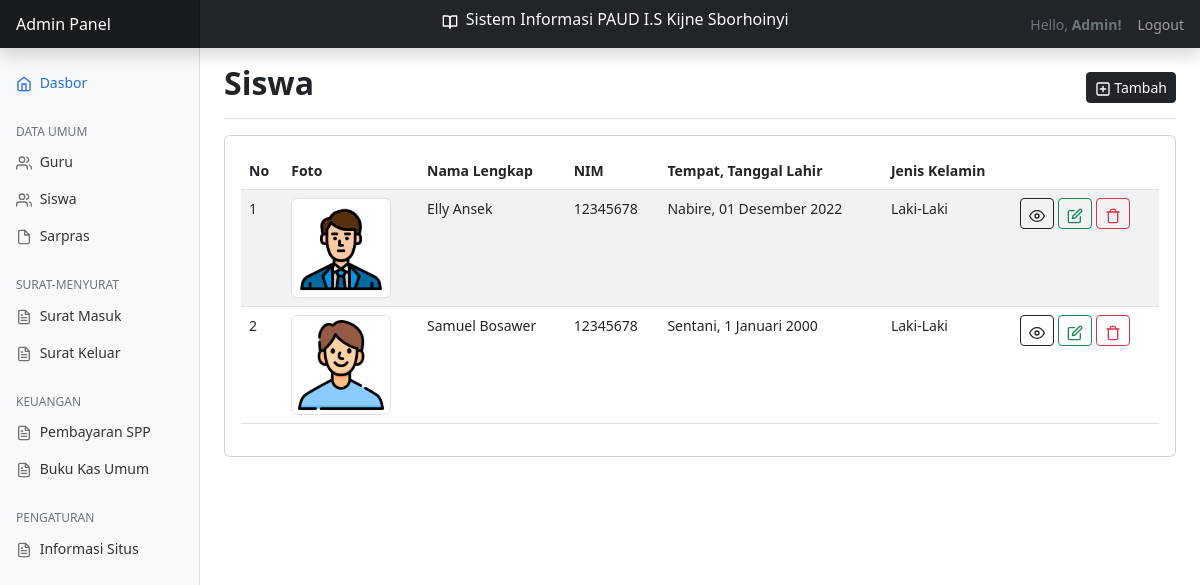
The app's page /?page=siswa (signed in), older data.
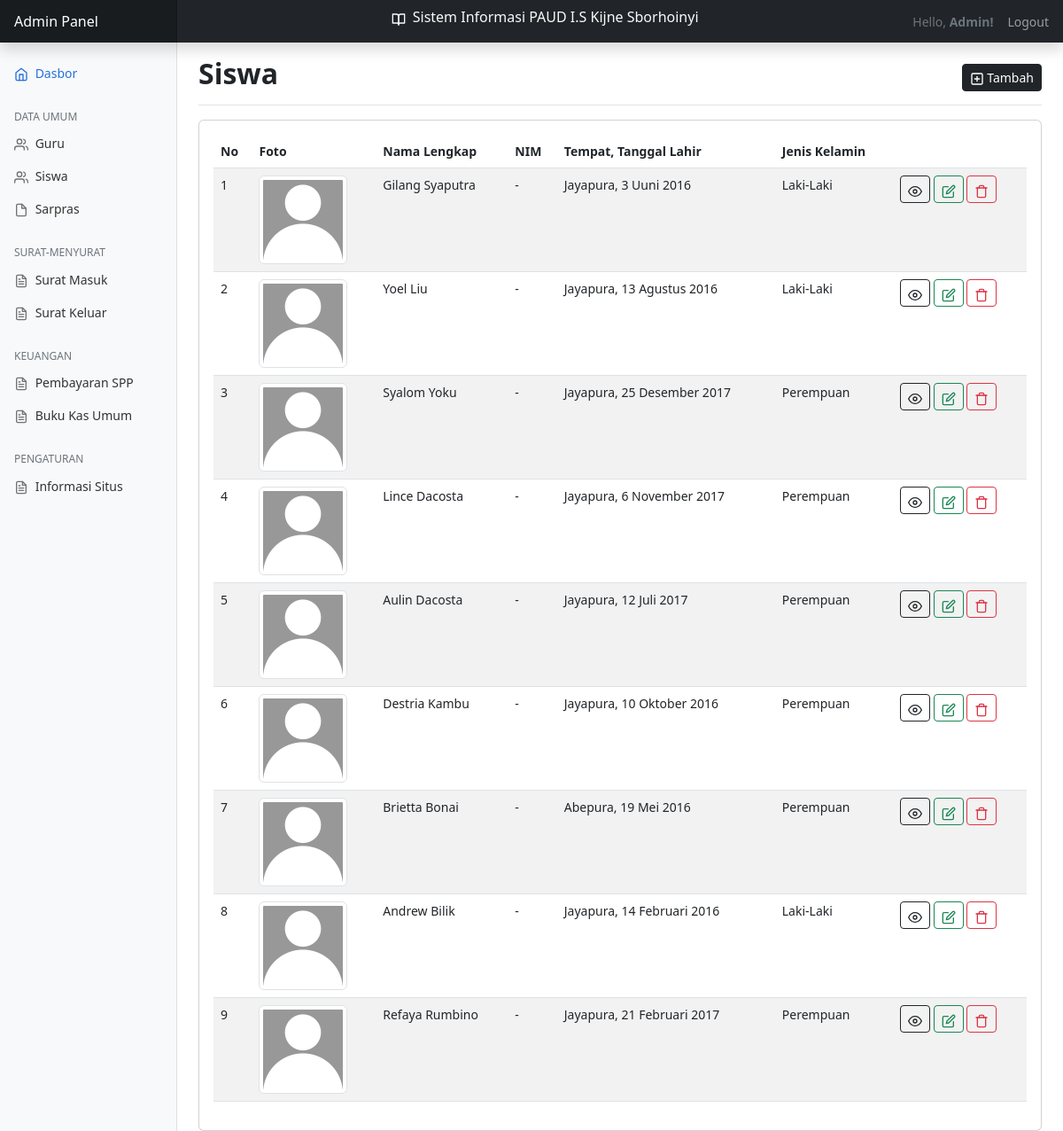
The same page, newer data.
### tables this page shows
CREATE TABLE `siswa` (
  `id` int(11) NOT NULL,
  `nama_lengkap` varchar(50) NOT NULL,
  `foto` varchar(50) NOT NULL,
  `nim` varchar(15) NOT NULL,
  `tmp_tgl_lahir` varchar(30) NOT NULL,
  `jenis_kelamin` enum('Laki-Laki','Perempuan') NOT NULL
);

### views/siswa/baca.php (the view, shortened to what this page needs)
<main class="col-md-9 ms-sm-auto col-lg-10 px-md-4">
    <div class="d-flex justify-content-between flex-wrap flex-md-nowrap align-items-center pt-3 pb-2 mb-3 border-bottom">
        <h1 class="h2 fw-bold">Siswa</h1>
        <div class="btn-toolbar mb-2 mb-md-0">
            <a href="?page=siswa&action=tambah" class="btn btn-sm btn-dark">
                <span data-feather="plus-square" class="align-text"></span> Tambah
            </a>
        </div>
    </div>
    <div class="row">
        <div class="col-12">
            <div class="card">
                <div class="card-body">
                    <div class="row">
                        <div class="col-lg-12">
                            <table id="example" class="table table-striped table-hover" style="width:100%">
                                <thead>
                                    <tr>
                                        <th>No</th>
                                        <th>Foto</th>
                                        <th>Nama Lengkap</th>
                                        <th>NIM</th>
                                        <th>Tempat, Tanggal Lahir</th>
                                        <th>Jenis Kelamin</th>
                                        <th></th>
                                    </tr>
                                </thead>
                                <tbody>
                                    <?php
                                        include __DIR__ . '../../../config/database.php';
                                        $rows = mysqli_query($conn, "SELECT * FROM siswa ORDER BY id DESC");
                                        $i = 1;
                                    ?>
                                    <?php foreach ($rows as $row) : ?>
                                    <tr>
                                        <td><?php echo $i++;  ?></td>
                                        <td><img src="./images/siswa/<?php echo $row["foto"] ? $row["foto"] : 'no-image.png';  ?>" alt="User Picture" class="img img-thumbnail" width="100px"></td>
                                        <td><?php echo $row["nama_lengkap"];  ?></td>
                                        <td><?php echo $row["nim"];  ?></td>
                                        <td><?php echo $row["tmp_tgl_lahir"];  ?></td>
                                        <td><?php echo $row["jenis_kelamin"];  ?></td>
                                        <td>
                                            <a href="?page=siswa&action=detail&id=<?php echo $row["id"];  ?>" class="btn btn-sm btn-outline-dark"><span data-feather="eye" class="align-text"></span></a>
                                            <a href="?page=siswa&action=ubah&id=<?php echo $row["id"];  ?>" class="btn btn-sm btn-outline-success"><span data-feather="edit" class="align-text"></span></a>
                                            <a href="./process/siswa/hapus.php?id=<?php echo $row["id"];  ?>" onclick="return confirm_delete()" class="btn btn-sm btn-outline-danger" onClick="return confirm(Anda yakin ingin hapus?)"><span data-feather="trash" class="align-text"></span></a>
                                        </td>
                                    </tr>
                                    <?php endforeach; ?>
                                </tbody>
                            </table>
                        </div>
                    </div>
                </div>
            </div>
        </div>
    </div>
</main>

### partials/header.php (shortened to what this page needs)
<!doctype html>
<html lang="en">
<head>
    <link href="https://cdn.jsdelivr.net/npm/bootstrap@5.2.2/dist/css/bootstrap.min.css" rel="stylesheet">
    <link href="./assets/css/style.css" rel="stylesheet">
</head>
<body>
<header class="navbar navbar-dark sticky-top bg-dark flex-md-nowrap p-0 shadow">
    <a class="navbar-brand col-md-3 col-lg-2 me-0 px-3 fs-6" href="#">Admin Panel</a>
    <p class="h6 text-end text-light"><span data-feather="book-open" class="align-text-bottom me-2"></span>Sistem Informasi PAUD I.S Kijne Sborhoinyi</p>
    <div class="navbar-nav">
        <div class="nav-item text-nowrap d-flex align-items-center">
            <div class="text-secondary"> Hello, <span class="fw-bold">Admin!</span>
            </div>
            <div>
                <a class="nav-link px-3" href="./process/logout.php">Logout</a>
            </div>
        </div>
    </div>
</header>
<div class="container-fluid">
    <div class="row">

### partials/nav.php
<nav id="sidebarMenu" class="col-md-3 col-lg-2 d-md-block bg-light sidebar collapse">
    <div class="position-sticky pt-3 sidebar-sticky">
        <ul class="nav flex-column">
            <li class="nav-item">
                <a class="nav-link active" aria-current="page" href="?page=dasbor">
                    <span data-feather="home" class="align-text-bottom"></span> Dasbor
                </a>
            </li>
            <h6 class="sidebar-heading d-flex justify-content-between align-items-center px-3 mt-4 mb-1 text-muted text-uppercase">
                <span>Data Umum</span>
            </h6>
            <li class="nav-item">
                <a class="nav-link" href="?page=guru">
                    <span data-feather="users" class="align-text-bottom"></span> Guru
                </a>
            </li>
            <li class="nav-item">
                <a class="nav-link" href="?page=siswa">
                    <span data-feather="users" class="align-text-bottom"></span> Siswa
                </a>
            </li>
            <li class="nav-item">
                <a class="nav-link" href="?page=sarpras">
                    <span data-feather="file" class="align-text-bottom"></span> Sarpras
                </a>
            </li>
        </ul>
        <h6 class="sidebar-heading d-flex justify-content-between align-items-center px-3 mt-4 mb-1 text-muted text-uppercase">
            <span>Surat-Menyurat</span>
        </h6>
        <ul class="nav flex-column mb-2">
            <li class="nav-item">
                <a class="nav-link" href="?page=surat-masuk">
                    <span data-feather="file-text" class="align-text-bottom"></span> Surat Masuk
                </a>
            </li>
            <li class="nav-item">
                <a class="nav-link" href="?page=surat-keluar">
                    <span data-feather="file-text" class="align-text-bottom"></span> Surat Keluar
                </a>
            </li>
        </ul>
        <h6 class="sidebar-heading d-flex justify-content-between align-items-center px-3 mt-4 mb-1 text-muted text-uppercase">
            <span>Keuangan</span>
        </h6>
        <ul class="nav flex-column mb-2">
            <li class="nav-item">
                <a class="nav-link" href="?page=pembayaran-spp">
                <span data-feather="file-text" class="align-text-bottom"></span> Pembayaran SPP
                </a>
            </li>
            <li class="nav-item">
                <a class="nav-link" href="?page=buku-kas-umum">
                    <span data-feather="file-text" class="align-text-bottom"></span> Buku Kas Umum
                </a>
            </li>
        </ul>
        <h6 class="sidebar-heading d-flex justify-content-between align-items-center px-3 mt-4 mb-1 text-muted text-uppercase">
            <span>Pengaturan</span>
        </h6>
        <ul class="nav flex-column mb-2">
            <li class="nav-item">
                <a class="nav-link" href="?page=informasi-situs">
                    <span data-feather="file-text" class="align-text-bottom"></span> Informasi Situs
                </a>
            </li>
        </ul>
    </div>
</nav>

### index.php (shortened to what this page needs)
<?php
    include __DIR__ . './partials/header.php';
    include __DIR__ . './partials/nav.php';
    if(isset($_GET['page']) && $_GET['page'] == 'dasbor'){
        include __DIR__ . './views/dasbor/index.php';
    } elseif(isset($_GET['page']) && $_GET['page'] == 'guru'){
        include __DIR__ . './views/guru/index.php';
    } elseif(isset($_GET['page']) && $_GET['page'] == 'siswa'){
        include __DIR__ . './views/siswa/index.php';
    } elseif(isset($_GET['page']) && $_GET['page'] == 'sarpras'){
        include __DIR__ . './views/sarpras/index.php';
    } elseif(isset($_GET['page']) && $_GET['page'] == 'surat-masuk'){
        include __DIR__ . './views/surat-masuk/index.php';
    } elseif(isset($_GET['page']) && $_GET['page'] == 'surat-keluar'){
        include __DIR__ . './views/surat-keluar/index.php';
    } elseif(isset($_GET['page']) && $_GET['page'] == 'pembayaran-spp'){
        include __DIR__ . './views/pembayaran-spp/index.php';
    } elseif(isset($_GET['page']) && $_GET['page'] == 'buku-kas-umum'){
        include __DIR__ . './views/buku-kas-umum/index.php';
    } elseif(isset($_GET['page']) && $_GET['page'] == 'informasi-situs'){
        include __DIR__ . './views/informasi-situs/index.php';
    } else {
        include __DIR__ . './views/404.php';
    }
    include __DIR__ . './partials/footer.php';

### views/siswa/index.php
<?php
    if(isset($_GET['action']) && $_GET['action'] == 'tambah') {
        include __DIR__ . '../../../views/siswa/tambah.php';
    }
    elseif(isset($_GET['action']) && $_GET['action'] == 'detail') {
        include __DIR__ . '../../../views/siswa/detail.php';
    }
    elseif(isset($_GET['action']) && $_GET['action'] == 'ubah') {
        include __DIR__ . '../../../views/siswa/ubah.php';
    }
    else {
        include __DIR__ . '../../../views/siswa/baca.php';
    }

### partials/footer.php (shortened to what this page needs)
        </div>
    </div>
</body>
</html>

### assets/css/style.css (style rules this page uses)
body { font-size: .875rem; }
.feather { width: 16px; height: 16px; }
.sidebar { position: fixed; top: 0; bottom: 0; left: 0; z-index: 100; padding: 48px 0 0; box-shadow: inset -1px 0 0 rgba(0, 0, 0, .1); }
.sidebar-sticky { height: calc(100vh - 48px); overflow-x: hidden; overflow-y: auto; }
.sidebar .nav-link { font-weight: 500; color: #333; }
.sidebar .nav-link .feather { margin-right: 4px; color: #727272; }
.sidebar .nav-link.active { color: #2470dc; }
.sidebar .nav-link:hover .feather, .sidebar .nav-link.active .feather { color: inherit; }
.sidebar-heading { font-size: .75rem; }
.navbar-brand { padding-top: .75rem; padding-bottom: .75rem; background-color: rgba(0, 0, 0, .25); box-shadow: inset -1px 0 0 rgba(0, 0, 0, .25); }

Row changes from the older to the newer data that the page shows:
removed siswa: foto (picture), nama_lengkap "Elly Ansek", nim "12345678", tmp_tgl_lahir "Nabire, 01 Desember 2022", jenis_kelamin "Laki-Laki"
removed siswa: foto (picture), nama_lengkap "Samuel Bosawer", nim "12345678", tmp_tgl_lahir "Sentani, 1 Januari 2000", jenis_kelamin "Laki-Laki"
added siswa: nama_lengkap "Gilang Syaputra", nim "-", tmp_tgl_lahir "Jayapura, 3 Uuni 2016", jenis_kelamin "Laki-Laki"
added siswa: nama_lengkap "Yoel Liu", nim "-", tmp_tgl_lahir "Jayapura, 13 Agustus 2016", jenis_kelamin "Laki-Laki"
added siswa: nama_lengkap "Syalom Yoku", nim "-", tmp_tgl_lahir "Jayapura, 25 Desember 2017", jenis_kelamin "Perempuan"
added siswa: nama_lengkap "Lince Dacosta", nim "-", tmp_tgl_lahir "Jayapura, 6 November 2017", jenis_kelamin "Perempuan"
added siswa: nama_lengkap "Aulin Dacosta", nim "-", tmp_tgl_lahir "Jayapura, 12 Juli 2017", jenis_kelamin "Perempuan"
added siswa: nama_lengkap "Destria Kambu", nim "-", tmp_tgl_lahir "Jayapura, 10 Oktober 2016", jenis_kelamin "Perempuan"
added siswa: nama_lengkap "Brietta Bonai", nim "-", tmp_tgl_lahir "Abepura, 19 Mei 2016", jenis_kelamin "Perempuan"
added siswa: nama_lengkap "Andrew Bilik", nim "-", tmp_tgl_lahir "Jayapura, 14 Februari 2016", jenis_kelamin "Laki-Laki"
added siswa: nama_lengkap "Refaya Rumbino", nim "-", tmp_tgl_lahir "Jayapura, 21 Februari 2017", jenis_kelamin "Perempuan"
